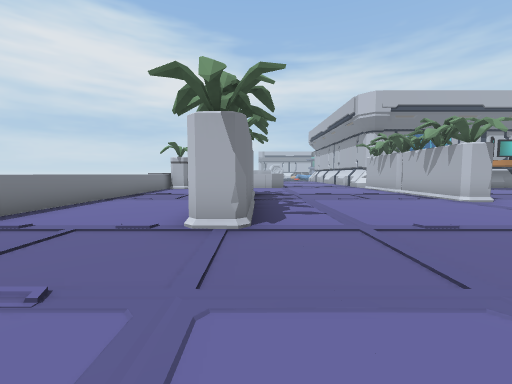
view 1 (above)

24 first-person views from a walk through a scene from a Unity 3-D project. The camera is 1.5 m above the floor, tilts 4° down and sees 90° across. The floor is counted in squares, 2 m on a side. Each view is taken from the middle of a square. On the plan, view 1 faces up. The plan holds only what a view shows up to about 9 squares ahead; the rest is blank. The place goes on beyond the plan.

view 2
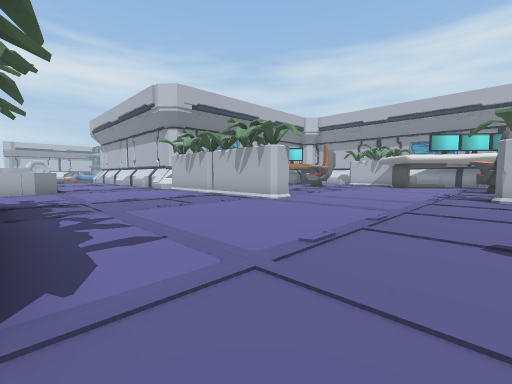

view 3
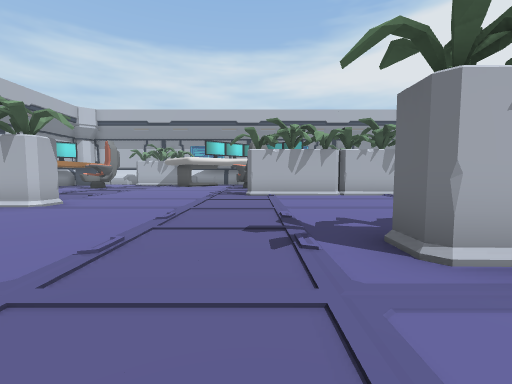

view 4
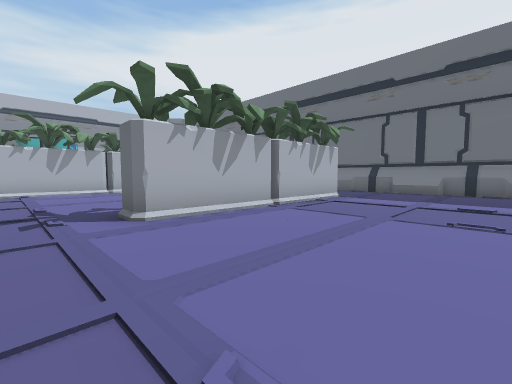

view 5
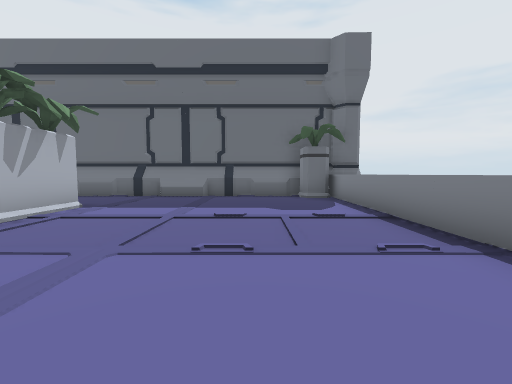

view 6
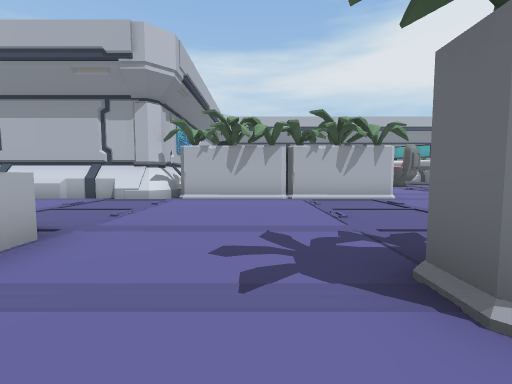

view 7
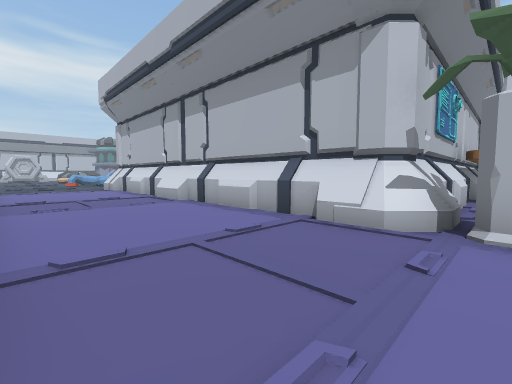

view 8
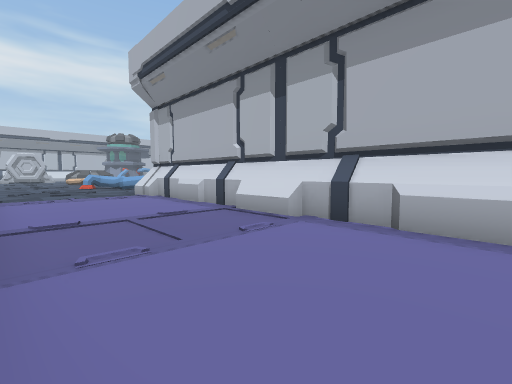

view 9
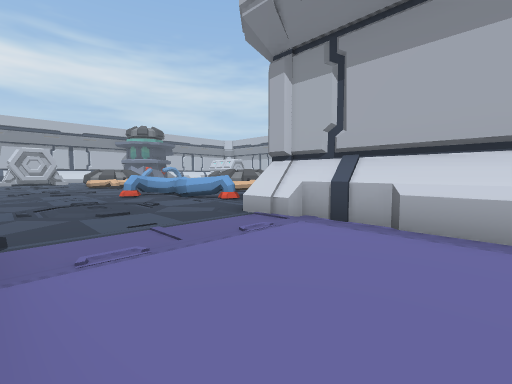

view 10
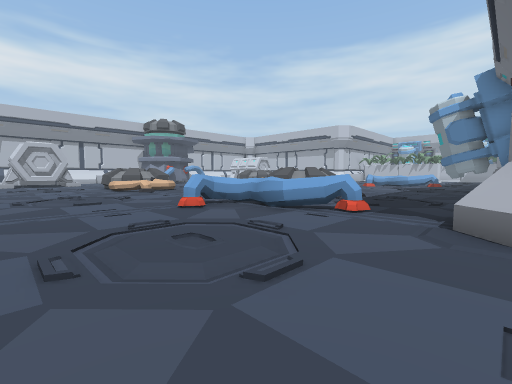

view 11
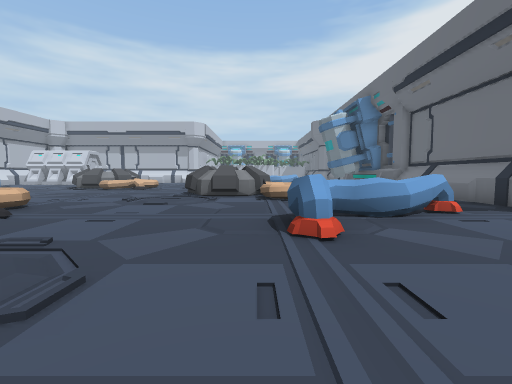

view 12
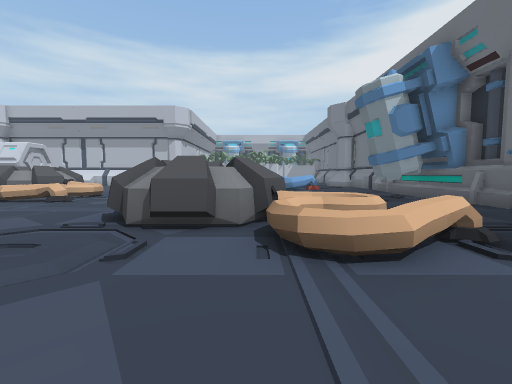

view 13
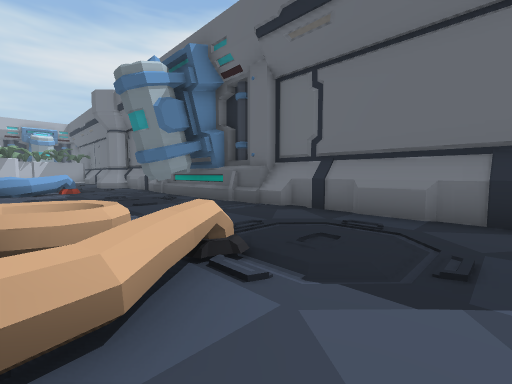

view 14
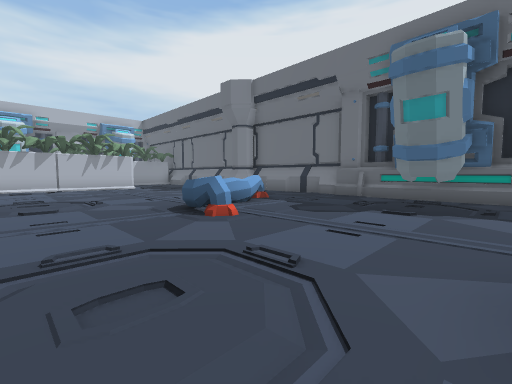

view 15
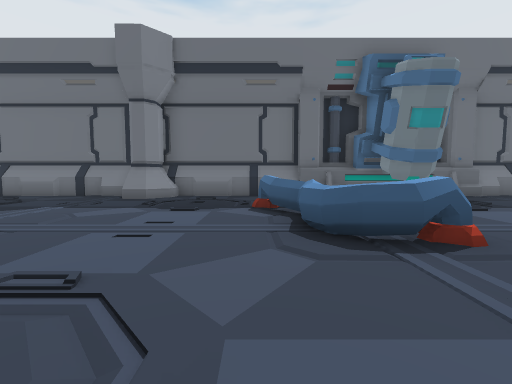

view 16
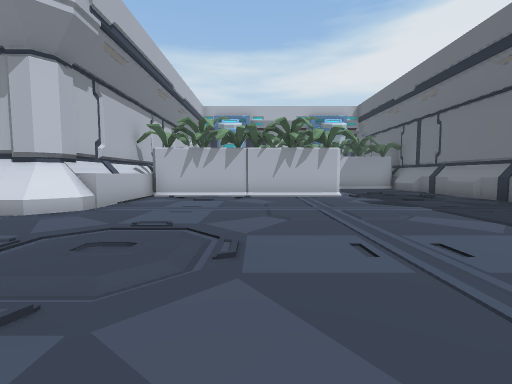

view 17
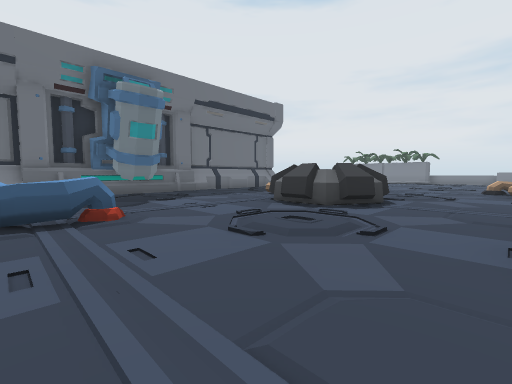

view 18
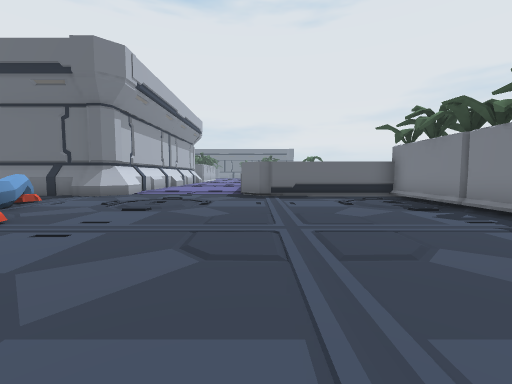

view 19
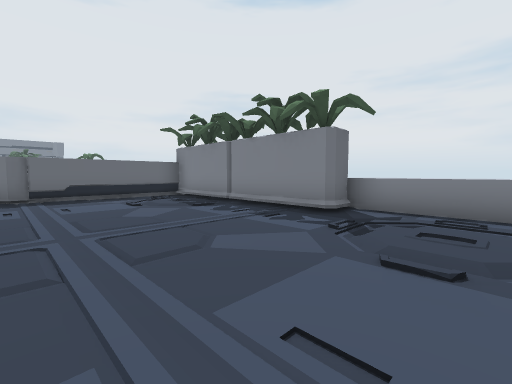

view 20
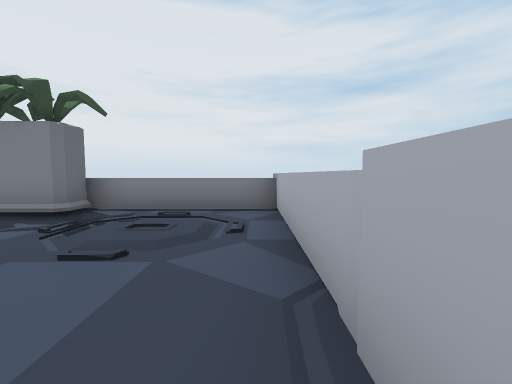

view 21
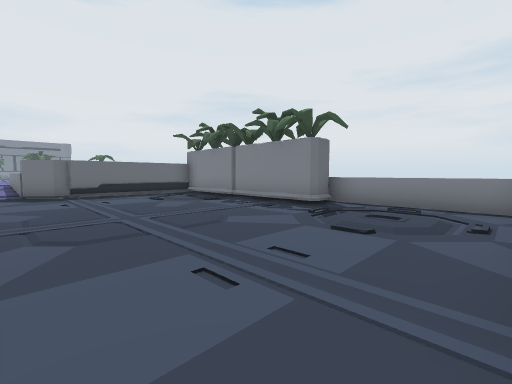

view 22
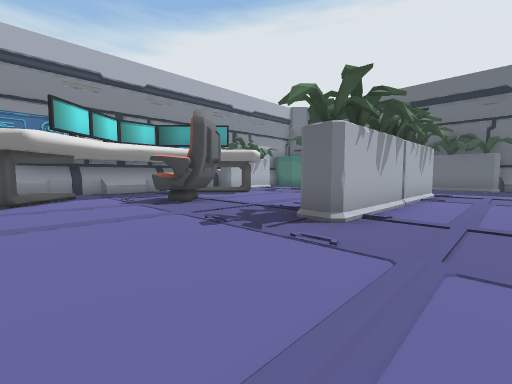

view 23
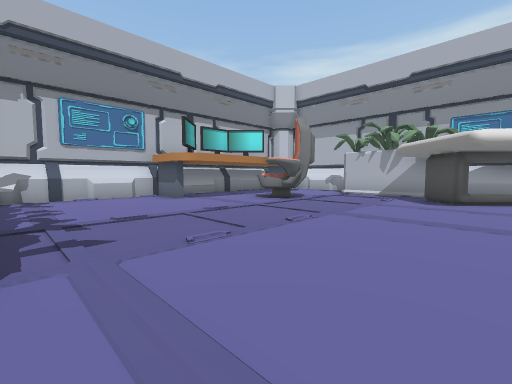

view 24
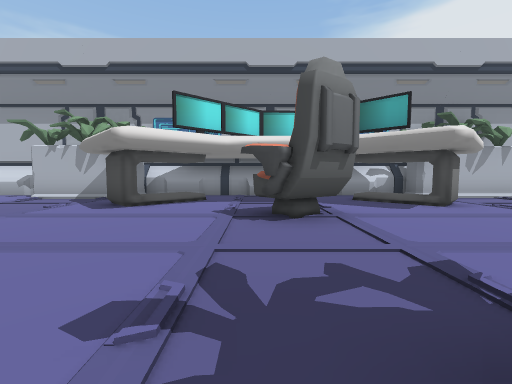

### Floor plan
Key: @ floor where view 1 was taken; # wall or solid block; . floor; / step, stairs or slope; = window, fence, low wall or low ledge; ^ raised ledge.
Columns run from 5 left of view 1 to 28 right of it. Each row starts with its distance up from view 1.
 38  ^^^^^^..   ^............   .#####
 37 ^......... ..............  ......#
 36 ^................................#
 35 ^...............###..............#
 34 ^...............###..............#
 33 ^#.............^###....^=........#
 32  #........#^#.^=^.......^........#
 31  #.........==..^^.......^#........
 30  #..........^............#........
 29  #................................
 28  #..................##......##....
 27  ######....#######################
 26       #....#
 25       ^....#
 24        ....#
 23        ....#
 22        ....#
 21        ....#
 20        ....#
 19        ....#
 18        ....#
 17        ....#
 16        ....#
 15        ....#
 14      ^#....########
 13     .......#....#
 12     .......#......     #
 11    ........#......^   .#
 10     .......#......## ..
  9 ^.. ##.....#..........#
  8 ^... #.....#..........#
  7 ^... #.....#..........##
  6 ^... #..............#/.#
  5 ^... #...............//#
  4  ...##.................#
  3   .................^...#
  2    ...........#...##.
  1    ...........# .......
  0    ..@.#/.....# .....//#
 -1   .....#  ....#  ...//.#
 -2  ......#    ..#    .#./#
 -3 ^......#    ..#     ..##
 -4 ^......#    ..#      .#
 -5 ^......#    ..        #
 -6 ^....../
 -7 ^........
 -8  #........
 -9 ##########

Where each view was taken, in squares from view 1:
view 1: 0 up, 0 right, facing up
view 2: 2 up, 0 right, facing up-right
view 3: 2 up, 0 right, facing right
view 4: 2 up, 2 left, facing down-right
view 5: 0 up, 2 left, facing down
view 6: 11 up, 2 left, facing right
view 7: 13 up, 2 right, facing up-right
view 8: 17 up, 2 right, facing up-right
view 9: 23 up, 2 right, facing up-right
view 10: 27 up, 2 right, facing up-right
view 11: 33 up, 2 right, facing right
view 12: 33 up, 7 right, facing right
view 13: 32 up, 8 right, facing down-right
view 14: 36 up, 14 right, facing down-right
view 15: 36 up, 20 right, facing down
view 16: 34 up, 19 right, facing right
view 17: 38 up, 19 right, facing down-left
view 18: 36 up, 1 right, facing down
view 19: 36 up, 1 right, facing down-left
view 20: 37 up, 1 right, facing left
view 21: 37 up, 2 right, facing down-left
view 22: 6 up, 7 right, facing down-right
view 23: 5 up, 7 right, facing up-right
view 24: 3 up, 9 right, facing right
